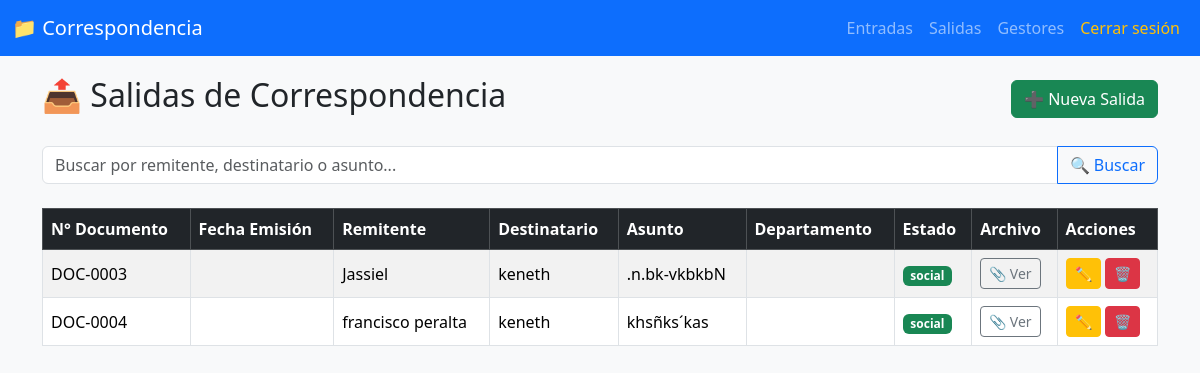
Page /salidas/ (signed in) on the committed database.
### correspondencia_app/models.py (models this page shows, shortened)
class SalidaCorrespondencia(models.Model):
    numero_documento = models.CharField(max_length=20, unique=True, editable=False)
    fecha_envio = models.DateTimeField(auto_now_add=True)
    remitente = models.CharField(max_length=100)
    destinatario = models.CharField(max_length=100)
    asunto = models.TextField()
    departamento_origen = models.CharField(max_length=100)
    estado = models.CharField(max_length=50)
    archivo_adjunto = models.FileField(upload_to='archivos_salida/', blank=True, null=True)
    observaciones = models.TextField(blank=True)

### correspondencia_app/views.py (the view)
# urls.py: path('salidas/', views.salida_list, name='salida_list'),
@login_required
@user_passes_test(lambda u: es_administrador(u) or es_editor(u) or es_visualizador(u))
def salida_list(request):
    salidas = SalidaCorrespondencia.objects.all()
    return render(request, 'correspondencia_app/salida_list.html', {'salidas': salidas})

### correspondencia_app/views.py (called while the page is built)
def es_administrador(user):
    return user.groups.filter(name='Administrador').exists()

### templates/correspondencia_app/salida_list.html (shortened to what this page needs)
{% extends 'correspondencia_app/base.html' %}
{% load static %}
{% block content %}
<div class="d-flex justify-content-between align-items-center mb-4">
    <h2>📤 Salidas de Correspondencia</h2>
    <a href="{% url 'correspondencia_app:salida_create' %}" class="btn btn-success">
        ➕ Nueva Salida
    </a>
</div>
<form method="GET" class="mb-4">
    <div class="input-group">
        <input type="text" name="q" placeholder="Buscar por remitente, destinatario o asunto..." class="form-control" value="{{ request.GET.q }}">
        <button type="submit" class="btn btn-outline-primary">🔍 Buscar</button>
    </div>
</form>
{% if salidas %}
<div class="table-responsive">
    <table class="table table-striped table-bordered align-middle">
        <thead class="table-dark">
            <tr>
                <th>N° Documento</th>
                <th>Fecha Emisión</th>
                <th>Remitente</th>
                <th>Destinatario</th>
                <th>Asunto</th>
                <th>Departamento</th>
                <th>Estado</th>
                <th>Archivo</th>
                <th>Acciones</th>
            </tr>
        </thead>
        <tbody>
            {% for salida in salidas %}
            <tr>
                <td>{{ salida.numero_documento }}</td>
                <td>{{ salida.fecha_emision }}</td>
                <td>{{ salida.remitente }}</td>
                <td>{{ salida.destinatario }}</td>
                <td>{{ salida.asunto }}</td>
                <td>{{ salida.departamento_destino }}</td>
                <td>
                    <span class="badge bg-{{ salida.estado|yesno:'success,danger' }}">
                        {{ salida.estado }}
                    </span>
                </td>
                <td>
                    {% if salida.archivo_adjunto %}
                        <a href="{{ salida.archivo_adjunto.url }}" class="btn btn-sm btn-outline-secondary" target="_blank">📎 Ver</a>
                    {% else %}
                        <span class="text-muted">Sin archivo</span>
                    {% endif %}
                </td>
                <td>
                    <a href="{% url 'correspondencia_app:salida_edit' salida.pk %}" class="btn btn-warning btn-sm">✏️</a>
                    <a href="{% url 'correspondencia_app:salida_delete' salida.pk %}" class="btn btn-sm btn-danger">🗑️</a>
                </td>
            </tr>
            {% endfor %}
        </tbody>
    </table>
</div>
{% else %}
<div class="alert alert-warning">No se encontraron salidas de correspondencia.</div>
{% endif %}
{% endblock %}

### templates/correspondencia_app/base.html (style rules this page uses)
body { background-color: #f8f9fa; }

### rows in the picture
SalidaCorrespondencia: numero_documento "DOC-0003", remitente "Jassiel", destinatario "keneth", asunto ".n.bk-vkbkbN", estado "social"
SalidaCorrespondencia: numero_documento "DOC-0004", remitente "francisco peralta", destinatario "keneth", asunto "khsñks´kas", estado "social"
